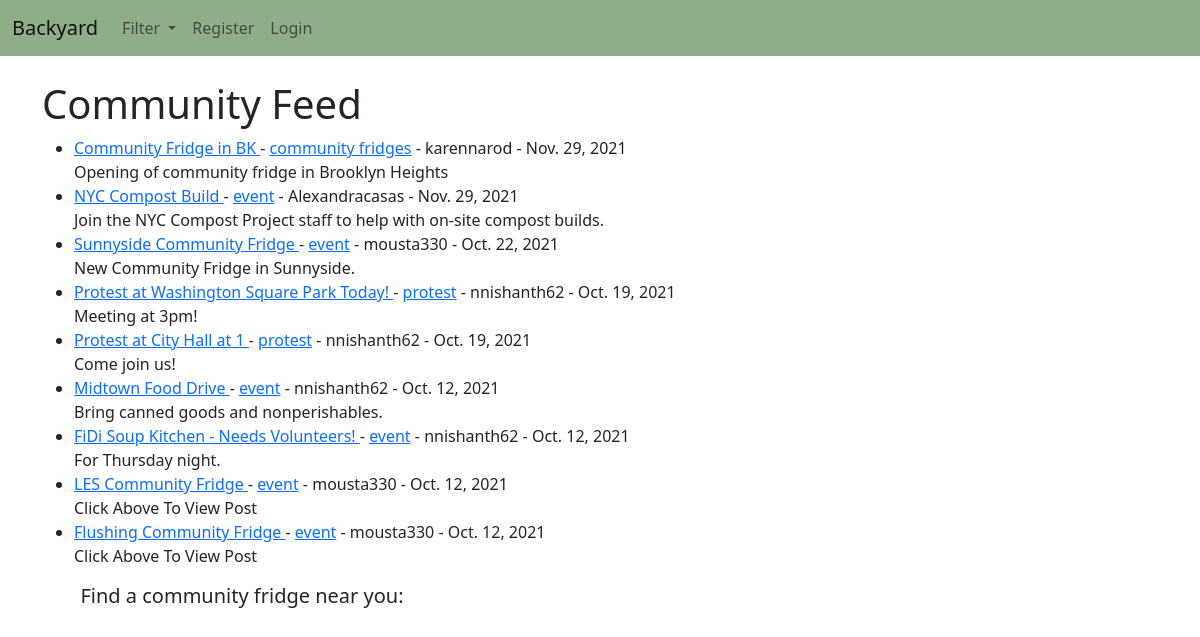
Before: / with the older database file.
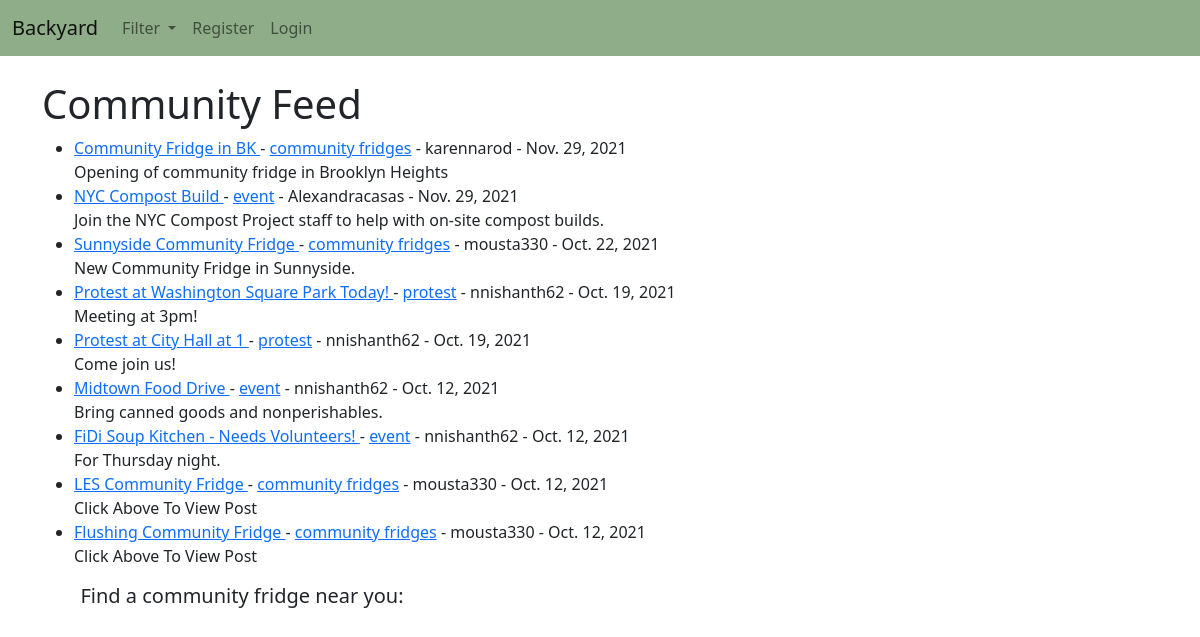
After: the same page with the newer database file.
### blog/models.py (models this page shows, shortened)
class Post(models.Model):
    title = models.CharField(max_length=LENGTH)
    header_image = models.ImageField(null=True, blank=True, upload_to="images/")
    author = models.ForeignKey(User, on_delete=models.CASCADE)
    body = RichTextField(blank=True, null=True)
    post_date = models.DateField(auto_now_add=True)
    snippet = models.CharField(max_length=LENGTH)
    category = models.CharField(max_length=LENGTH, default="event")
    likes = models.ManyToManyField(User, related_name='blog_post')

### blog/views.py (the view)
# urls.py: path('', HomeView.as_view(), name="home"),
class HomeView(ListView):
    model = Post
    template_name = 'home.html'
    ordering = ['-post_date']
    def get_context_data(self, *args, **kwargs):
        cat_menu = Category.objects.all()
        context = super(HomeView, self).get_context_data(*args, **kwargs)
        context["cat_menu"] = cat_menu
        return context

### blog/models.py (called while the page is built)
    def __str__(self):
        return self.name

### blog/templates/home.html (shortened to what this page needs)
{% extends 'base.html' %}
{% block content %}
<h1 align="left">Community Feed</h1>
<div class="feed">
<ul>
	{% for post in object_list %}
	<li><a href = "{% url 'post_detail' post.pk %}">
		{{ post.title }}
	</a>
		- <a href="{% url 'category' post.category|slugify %}"> {{post.category}}</a>
		- {{ post.author }}
		- {{post.post_date}}
		<br/>
		{{ post.snippet }} </li>
	{% endfor %}
</ul>
</div>
<div class="feed">
	<h5 align="center">Find a community fridge near you: </h5>
	<div id="map"></div>
</div>
{% endblock %}

### blog/templates/base.html (shortened to what this page needs)
 <!doctype html>
<html lang="en">
  <head>
    <link rel="stylesheet" href="styles.css">
    <link href="https://cdn.jsdelivr.net/npm/bootstrap@5.1.3/dist/css/bootstrap.min.css" rel="stylesheet">
  </head>
  <body>
  <nav class="navbar navbar-expand-lg navbar-light" style="background-color: #8FAD88;">
  <div class="container-fluid">
    <a class="navbar-brand" href="{% url 'home' %}">Backyard</a>
    <div class="collapse navbar-collapse" id="navbarSupportedContent">
      <ul class="navbar-nav mr-auto">
        {% if cat_menu %}
        <li class="nav-item dropdown">
          <a class="nav-link dropdown-toggle" href="#" id="navbarDropdown" role="button" data-bs-toggle="dropdown" aria-expanded="false">
            Filter
          </a>
        </li>
        {% else %}
        <li class="nav-item">
          <a class="nav-link" href="{% url 'category-list' %}">Filter</a>
        </li>
        {% endif %}
        {% if user.is_authenticated %}
          <li class="nav-item">
            <a class="nav-link" href="{% url 'make_post' %}">Add Post</a>
          </li>
          <!--
          <li class="nav-item">
            <a class="nav-link" href="{% url 'add_category' %}">Add Category</a>
          </li>
          -->
        <!--
        <li class="nav-item">
            <a class="nav-link" href="{% url 'edit_profile' %}">Edit Profile</a>
          </li>
        -->
        {% else %}
          <li class="nav-item">
            <a class="nav-link" href="{% url 'register' %}">Register</a>
          </li>
          <li class="nav-item">
            <a class="nav-link" href="{% url 'login' %}">Login</a>
          </li>
        {% endif %}
      </ul>
    </div>
  </div>
</nav>
    <div class="container">
    {% block content %}
    {% endblock %}
    </div>
  </body>
</html>

### blog/templates/styles.css (style rules this page uses)
.navbar-brand { font-size: 20px; }

### blog/templates/home.html (style rules this page uses)
.feed { display: inline-block; padding-right: 8%; }
#map { height: 400px; width: 400px; }

Changed rows visible on the page:
changed Post "Sunnyside Community Fridge": category "event" → "community fridges"
changed Post "LES Community Fridge": category "event" → "community fridges"
changed Post "Flushing Community Fridge": category "event" → "community fridges"
